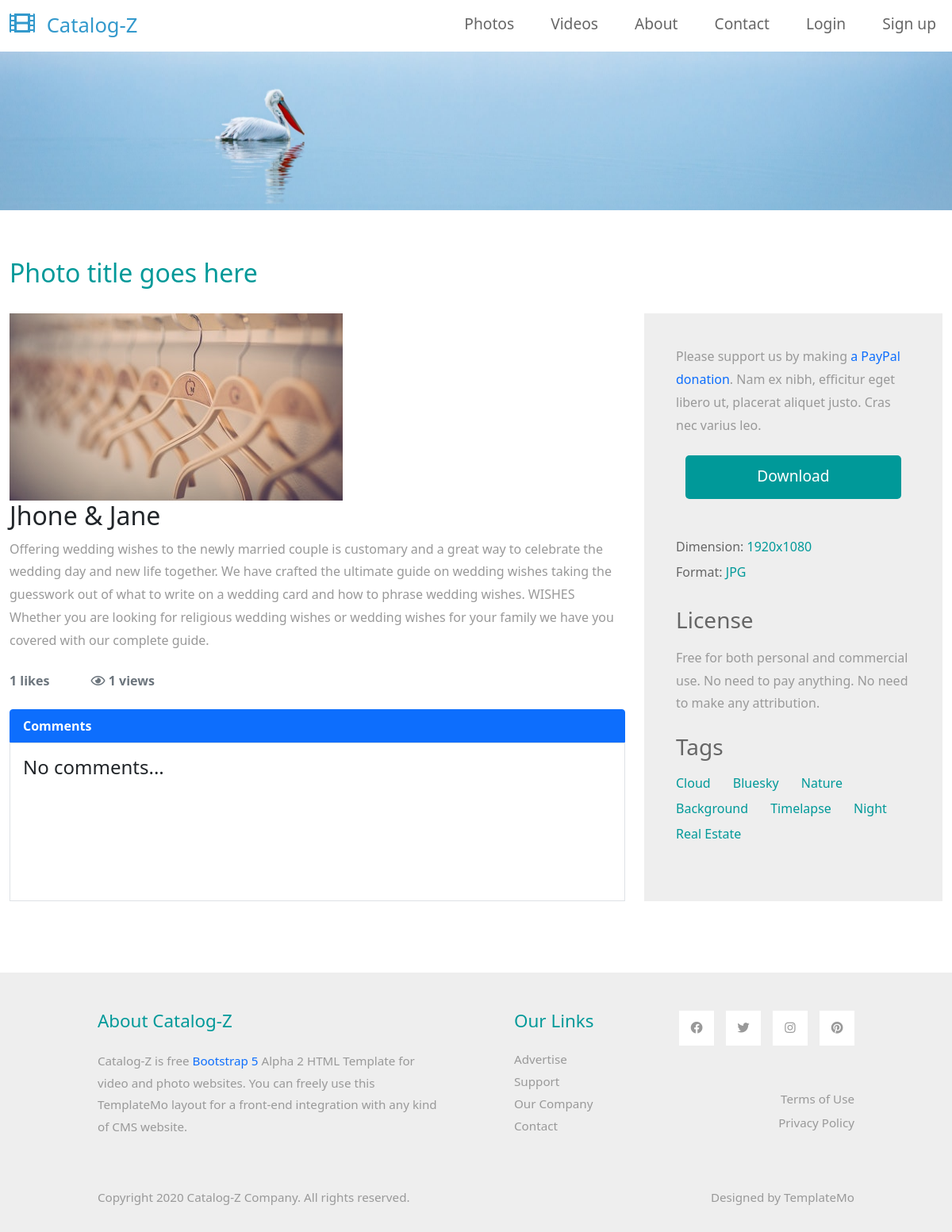
Page /post/49/ on the committed database.
### gallery/models/postsphoto.py (models this page shows, shortened)
class PostPhoto(models.Model):
  photo = models.ImageField(upload_to = 'images/')
  title = models.CharField(max_length=150)
  body = models.TextField(blank=True,null=True)
  date = models.DateTimeField(auto_now_add=True)
  category = models.ForeignKey(Category, on_delete=models.CASCADE,null=True)
  author = models.ForeignKey(
    get_user_model(),
    on_delete=models.CASCADE,
    blank=True,
    null=True
  )
  like = models.ManyToManyField(get_user_model(),related_name='postphoto_like')
  views = models.ManyToManyField(get_user_model(),related_name='postphoto_view')
  def number_of_likes(self):
    return self.like.count()
  def total_views(self):
    return self.views.count()

### gallery/views.py (the view)
# urls.py: path('post/<int:pk>/',PhotoDetail.as_view(),name='photo-detail'),
class PhotoDetail(DetailView):
  model = PostPhoto
  template_name = 'photo-detail.html'
  context_object_name = 'post'
  def get_context_data(self,**kwargs):
    data = super().get_context_data(**kwargs)
    if self.request.user.id:
      self.object.views.add(self.request.user)
    like_connected = get_object_or_404(PostPhoto, id=self.kwargs['pk'])
    comments = PhotoComment.objects.filter(post=self.kwargs['pk'])
    liked = False
    if like_connected.like.filter(id=self.request.user.id).exists():
      liked = True
    data['number_of_likes'] = like_connected.number_of_likes()
    data['postphoto_is_liked'] = liked
    data['comments'] = comments
    return data

### templates/photo-detail.html (shortened to what this page needs)
{% extends 'base.html' %}
{% load static %}
{% block content %}
    <div class="tm-hero d-flex justify-content-center align-items-center" data-parallax="scroll" data-image-src="{% static 'img/hero.jpg' %}">
    </div>
    <div class="container-fluid tm-container-content tm-mt-60">
        <div class="row mb-4">
            <h2 class="col-12 tm-text-primary">Photo title goes here</h2>
        </div>
        <div class="row tm-mb-90">
            <div class="col-xl-8 col-lg-7 col-md-6 col-sm-12">
                {%if post.photo %}
                <img src="{{ post.photo.url }}" alt="Image" class="img-fluid">
                {% endif %}
                <div>
                    <h2>{{post.title}}</h2>
                    <p>{{post.body}}</p>
                </div>
                <div class="mt-4">
                <strong class="text-secondary mr-4">{{ post.number_of_likes }} likes{{ number_of_likes|pluralize }}</strong>
                <strong class="text-secondary ml-4"><i class="far fa-eye"></i> {{ post.total_views }}  views</strong>
                </div>
                    <ul class="list-group mt-4">
                        <li class="list-group-item active"><b>Comments</b></li>
                        <div class="media border p-3" style="overflow: auto; height: 200px;">
                            {% if post.comments.all %}
                                {% for comment in post.comments.all %}
                                <div class="d-flex">
                                <i class="fas fa-user-circle" style="font-size: 2rem;"></i>
                                <div class="media-body ml-4">
                                    <h4>{{comment.author}} <small><i> {{comment.date|date:"Y-m-d H:i:s"}}</i></small></h4>
                                    <p>{{comment}}</p>
                                </div>
                                </div>
                                {% endfor %}
                            {% else %}
                            <h4>No comments...</h4>
                            {% endif %}
                          </div>
                    </ul>
            </div>
            <div class="col-xl-4 col-lg-5 col-md-6 col-sm-12">
                <div class="tm-bg-gray tm-video-details">
                    <p class="mb-4">
                        Please support us by making <a href="https://paypal.me/templatemo" target="_parent" rel="sponsored">a PayPal donation</a>. Nam ex nibh, efficitur eget libero ut, placerat aliquet justo. Cras nec varius leo.
                    </p>
                    <div class="text-center mb-5">
                        <a href="#" class="btn btn-primary tm-btn-big">Download</a>
                    </div>
                    <div class="mb-4 d-flex flex-wrap">
                        <div class="mr-4 mb-2">
                            <span class="tm-text-gray-dark">Dimension: </span><span class="tm-text-primary">1920x1080</span>
                        </div>
                        <div class="mr-4 mb-2">
                            <span class="tm-text-gray-dark">Format: </span><span class="tm-text-primary">JPG</span>
                        </div>
                    </div>
                    <div class="mb-4">
                        <h3 class="tm-text-gray-dark mb-3">License</h3>
                        <p>Free for both personal and commercial use. No need to pay anything. No need to make any attribution.</p>
                    </div>
                    <div>
                        <h3 class="tm-text-gray-dark mb-3">Tags</h3>
                        <a href="#" class="tm-text-primary mr-4 mb-2 d-inline-block">Cloud</a>
                        <a href="#" class="tm-text-primary mr-4 mb-2 d-inline-block">Bluesky</a>
                        <a href="#" class="tm-text-primary mr-4 mb-2 d-inline-block">Nature</a>
                        <a href="#" class="tm-text-primary mr-4 mb-2 d-inline-block">Background</a>
                        <a href="#" class="tm-text-primary mr-4 mb-2 d-inline-block">Timelapse</a>
                        <a href="#" class="tm-text-primary mr-4 mb-2 d-inline-block">Night</a>
                        <a href="#" class="tm-text-primary mr-4 mb-2 d-inline-block">Real Estate</a>
                    </div>
                </div>
            </div>
        </div>
    </div>
{% endblock %}

### static/css/templatemo-style.css (style rules this page uses)
p { line-height: 1.8; }
a { text-decoration: none; transition: all 0.3s ease; }
.container-fluid { max-width: 1770px; }
.btn { border-radius: 0; }
.btn-primary { background-color: #009999; border: 0; border-radius: 5px; padding: 12px 50px 14px; font-size: 1.2rem; }
.tm-btn-big { padding: 12px 90px 14px; }
.tm-hero { min-height: 200px; background: transparent; }
.tm-mt-60 { margin-top: 60px; }
.tm-mb-90 { margin-bottom: 90px; }
.tm-text-primary { color: #009999; }
.tm-bg-gray { background-color: #EEEEEE; }
p, .tm-text-gray { color: #999; }
.tm-text-gray-dark { color: #666; }
.tm-video-details { height: 100%; padding: 40px; }

### rows in the picture
PostPhoto: photo (picture), title "Jhone & Jane", body "Offering wedding wishes to the newly married couple is customary and a great way to celebrate the wedding day and new life together. We have crafted the ultimate guide on wedding wishes taking the guesswork out of what to write on a wedding card and how to phrase wedding wishes. WISHES Whether you are looking for religious wedding wishes or wedding wishes for your family we have you covered with our complete guide.", number_of_likes "1", total_views "1"
